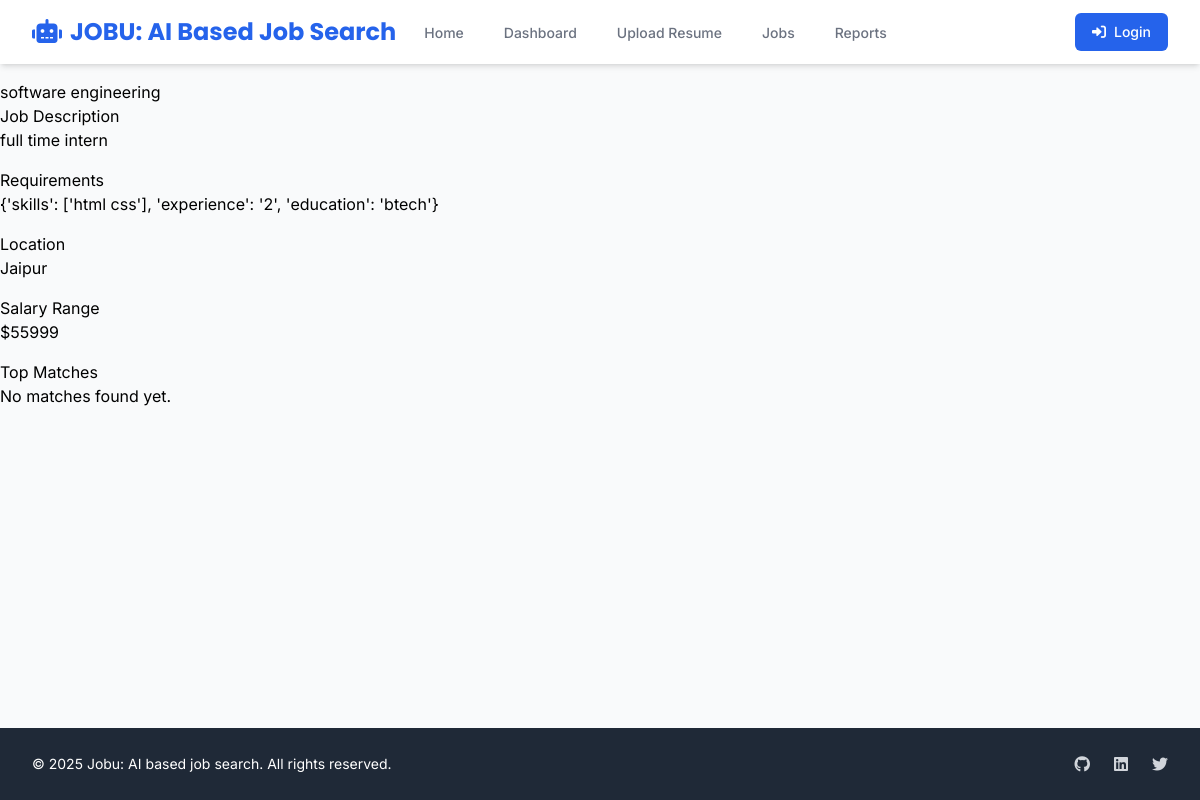
/jobs/9, run on the app's committed database.
### models.py (models this page shows)
class JobPosting(db.Model):
    __tablename__ = 'job_postings'
    id = db.Column(db.Integer, primary_key=True)
    title = db.Column(db.String(100), nullable=False)
    department = db.Column(db.String(50))
    location = db.Column(db.String(100))
    description = db.Column(db.Text)
    requirements = db.Column(JSONEncodedDict)  # Required skills, experience, etc.
    salary_range = db.Column(db.String(50))
    status = db.Column(db.String(20), default='active')
    created_at = db.Column(db.DateTime, default=datetime.utcnow)
    updated_at = db.Column(db.DateTime, default=datetime.utcnow, onupdate=datetime.utcnow)
    applications = db.relationship('Application', backref='job_posting', lazy=True)

### app.py (the view, shortened to what this page needs)
@app.route('/jobs/<int:job_id>')
def view_job(job_id):
    job = JobPosting.query.get_or_404(job_id)
    applications = Application.query.filter_by(job_posting_id=job_id)\
        .order_by(Application.match_score.desc()).all()
    matches = []
    return render_template('job_details.html',
                         job=job,
                         matches=matches)

### models.py (called while the page is built)
    def process_result_value(self, value, dialect):
        if value is None:
            return {}
        return json.loads(value)

### templates/job_details.html (shortened to what this page needs)
{% extends "base.html" %}
{% block content %}
<div class="container mt-4">
    <div class="row">
        <div class="col-md-8">
            <div class="card mb-4">
                <div class="card-header">
                    <h2>{{ job.title }}</h2>
                </div>
                <div class="card-body">
                    <h5 class="card-title">Job Description</h5>
                    <p class="card-text">{{ job.description }}</p>
                    <h5 class="card-title mt-4">Requirements</h5>
                    <p class="card-text">{{ job.requirements }}</p>
                    <h5 class="card-title mt-4">Location</h5>
                    <p class="card-text">{{ job.location }}</p>
                    <h5 class="card-title mt-4">Salary Range</h5>
                    <p class="card-text">{{ job.salary_range }}</p>
                </div>
            </div>
        </div>
        <div class="col-md-4">
            <div class="card">
                <div class="card-header">
                    <h4>Top Matches</h4>
                </div>
                <div class="card-body">
                    {% if matches %}
                        {% for match in matches %}
                            <div class="mb-3">
                                <h6>{{ match.candidate.name }}</h6>
                                <div class="progress mb-2">
                                    <div class="progress-bar" role="progressbar"
                                         style="width: {{ match.match_score }}%"
                                         aria-valuenow="{{ match.match_score }}"
                                         aria-valuemin="0"
                                         aria-valuemax="100">
                                        {{ match.match_score }}%
                                    </div>
                                </div>
                                <p class="small text-muted">
                                    {% if match.feedback is string %}
                                        {{ match.feedback }}
                                    {% else %}
                                        {{ match.feedback.get('summary', 'No feedback available') }}
                                    {% endif %}
                                </p>
                            </div>
                        {% endfor %}
                    {% else %}
                        <p class="text-muted">No matches found yet.</p>
                    {% endif %}
                </div>
            </div>
        </div>
    </div>
</div>
{% endblock %}

### templates/base.html (style rules this page uses)
.font-body { font-family: 'Inter', sans-serif; }

### data on the page
JobPosting: title "software engineering", description "full time intern", requirements "{'skills': ['html css'], 'experience': '2', 'education': 'btech'}", location "Jaipur", salary_range "$55999"
